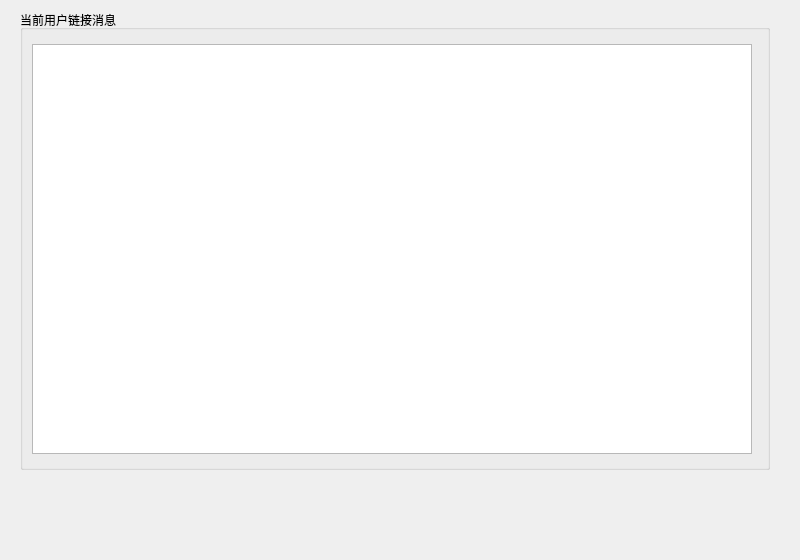
<?xml version="1.0" encoding="UTF-8"?>
<ui version="4.0">
 <class>UserInfo</class>
 <widget class="QWidget" name="UserInfo">
  <property name="geometry">
   <rect>
    <x>0</x>
    <y>0</y>
    <width>800</width>
    <height>560</height>
   </rect>
  </property>
  <property name="minimumSize">
   <size>
    <width>800</width>
    <height>560</height>
   </size>
  </property>
  <property name="maximumSize">
   <size>
    <width>800</width>
    <height>560</height>
   </size>
  </property>
  <property name="windowTitle">
   <string>Form</string>
  </property>
  <property name="styleSheet">
   <string notr="true"/>
  </property>
  <widget class="QGroupBox" name="groupBox">
   <property name="geometry">
    <rect>
     <x>20</x>
     <y>10</y>
     <width>750</width>
     <height>460</height>
    </rect>
   </property>
   <property name="minimumSize">
    <size>
     <width>750</width>
     <height>460</height>
    </size>
   </property>
   <property name="maximumSize">
    <size>
     <width>750</width>
     <height>460</height>
    </size>
   </property>
   <property name="title">
    <string>当前用户链接消息</string>
   </property>
   <widget class="QTableView" name="tableView">
    <property name="geometry">
     <rect>
      <x>12</x>
      <y>34</y>
      <width>720</width>
      <height>410</height>
     </rect>
    </property>
    <property name="minimumSize">
     <size>
      <width>720</width>
      <height>410</height>
     </size>
    </property>
    <property name="maximumSize">
     <size>
      <width>720</width>
      <height>410</height>
     </size>
    </property>
   </widget>
  </widget>
 </widget>
 <resources/>
 <connections/>
</ui>
